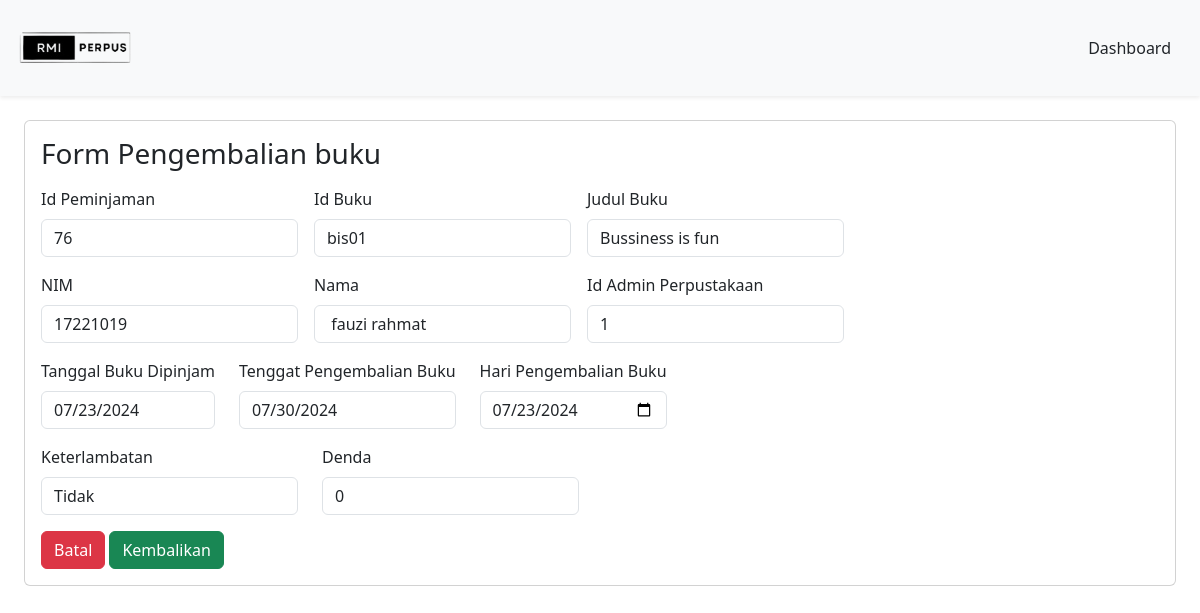
Page /DashboardMember/formPeminjaman/pengembalianBuku.php?id=76 (signed in) on the committed database.
### tables this page shows
CREATE TABLE `peminjaman` (
  `id_peminjaman` int(11) NOT NULL,
  `id_buku` varchar(20) NOT NULL,
  `nim` int(11) NOT NULL,
  `id_admin` int(11) NOT NULL,
  `tgl_peminjaman` date NOT NULL,
  `tgl_pengembalian` date NOT NULL
);

CREATE TABLE `buku` (
  `cover` varchar(255) NOT NULL,
  `id_buku` varchar(20) NOT NULL,
  `kategori` varchar(255) NOT NULL,
  `judul` varchar(255) NOT NULL,
  `pengarang` varchar(255) NOT NULL,
  `penerbit` varchar(255) NOT NULL,
  `tahun_terbit` date NOT NULL,
  `jumlah_halaman` int(11) NOT NULL,
  `buku_deskripsi` text NOT NULL
);

CREATE TABLE `member` (
  `nim` int(11) NOT NULL,
  `kode_member` varchar(12) NOT NULL,
  `nama` varchar(255) NOT NULL,
  `password` varchar(255) NOT NULL,
  `jenis_kelamin` varchar(20) NOT NULL,
  `no_tlp` varchar(15) NOT NULL,
  `tgl_pendaftaran` date NOT NULL
);

### config/config.php (called while the page is built, shortened)
<?php
$host = "127.0.0.1";
$username = "root";
$password = "";
$database_name = "perpustakaan";
$connection = mysqli_connect($host, $username, $password, $database_name);
function queryReadData($dataKategori) {
  global $connection;
  $result = mysqli_query($connection, $dataKategori);
  $items = [];
  while($item = mysqli_fetch_assoc($result)) {
    $items[] = $item;
  }
  return $items;
}
?>

### DashboardMember/formPeminjaman/pengembalianBuku.php (the view, shortened to what this page needs)
<?php
require "../../config/config.php";
$idPeminjaman = $_GET["id"];
$query = queryReadData("SELECT peminjaman.id_peminjaman, peminjaman.id_buku, buku.judul, peminjaman.nim, member.nama, peminjaman.id_admin, peminjaman.tgl_peminjaman, peminjaman.tgl_pengembalian
FROM peminjaman
INNER JOIN buku ON peminjaman.id_buku = buku.id_buku
INNER JOIN member ON peminjaman.nim = member.nim
WHERE peminjaman.id_peminjaman = $idPeminjaman");
?>
<!DOCTYPE html>
<html lang="en">
  <head>
    <link href="https://cdn.jsdelivr.net/npm/bootstrap@5.3.2/dist/css/bootstrap.min.css" rel="stylesheet">
  </head>
  <body>
    <nav class="navbar fixed-top bg-body-tertiary shadow-sm">
      <div class="container-fluid p-3">
        <a class="navbar-brand" href="#">
          <img src="../../assets/logohd.png" alt="logo" width="120px">
        </a>
        <a class="btn btn-tertiary" href="../dashboardMember.php">Dashboard</a>
      </div>
    </nav>
    <div class="p-4 mt-5">
      <div class="card p-3 mt-5">
    <form action="" method="post">
    <h3>Form Pengembalian buku</h3>
    <?php foreach ($query as $item) : ?>
    <div class="mt-3 d-flex flex-wrap gap-3">
     <div class="mb-3">
      <label for="exampleFormControlInput1" class="form-label">Id Peminjaman</label>
      <input type="number" class="form-control" placeholder="id peminjaman" name="id_peminjaman" id="id_peminjaman" value="<?= $item["id_peminjaman"]; ?>" readonly>
    </div>
     <div class="mb-3">
      <label for="exampleFormControlInput1" class="form-label">Id Buku</label>
      <input type="text" class="form-control" placeholder="id peminjaman" name="id_buku" id="id_buku" value="<?= $item["id_buku"]; ?>" readonly>
    </div>
     <div class="mb-3">
      <label for="exampleFormControlInput1" class="form-label">Judul Buku</label>
      <input type="text" class="form-control" placeholder="Judul Buku" name="judul" id="judul" value="<?= $item["judul"]; ?>" readonly>
    </div>
    </div>
  <div class="d-flex flex-wrap gap-3">
    <div class="mb-3">
      <label for="exampleFormControlInput1" class="form-label">NIM</label>
      <input type="number" class="form-control" placeholder="NIM" name="nim" id="nim" value="<?= $item["nim"]; ?>" readonly>
    </div>
    <div class="mb-3">
      <label for="exampleFormControlInput1" class="form-label">Nama</label>
      <input type="text" class="form-control" placeholder="Nama" name="nama" id="nama" value=" <?= $item["nama"]; ?>" readonly>
    </div>
    <div class="mb-3">
      <label for="exampleFormControlInput1" class="form-label">Id Admin Perpustakaan</label>
      <input type="number" class="form-control" placeholder="Id Admin" name="id_admin" id="id_admin" value="<?= $item["id_admin"]; ?>" readonly>
    </div>
  </div>
  <div class="d-flex flex-wrap gap-4">
    <div class="mb-3">
      <label for="exampleFormControlInput1" class="form-label">Tanggal Buku Dipinjam</label>
      <input type="date" class="form-control" name="tgl_peminjaman" id="tgl_peminjaman" value="<?= $item["tgl_peminjaman"]; ?>" readonly>
    </div>
    <div class="mb-3">
      <label for="exampleFormControlInput1" class="form-label">Tenggat Pengembalian Buku</label>
      <input type="date" class="form-control" name="tgl_pengembalian" id="tgl_pengembalian" value="<?= $item["tgl_pengembalian"]; ?>"  oninput="hitungDenda()" readonly>
    </div>
    <div class="mb-3">
      <label for="exampleFormControlInput1" class="form-label">Hari Pengembalian Buku</label>
      <input type="date" class="form-control" name="buku_kembali" id="buku_kembali" value="<?php echo date('Y-m-d');?>" oninput="hitungDenda()">
    </div>
  </div>
  <?php endforeach; ?>
  <div class="d-flex flex-wrap gap-4">
    <div class="mb-3">
      <label for="exampleFormControlInput1" class="form-label">Keterlambatan</label>
      <input type="text" class="form-control" name="keterlambatan" id="keterlambatan" oninput="hitungDenda()" readonly>
    </div>
    <div class="mb-3">
      <label for="exampleFormControlInput1" class="form-label">Denda</label>
       <input type="number" class="form-control" name="denda" id="denda" readonly>
    </div>
  </div>
  <a class="btn btn-danger" href="TransaksiPeminjaman.php"> Batal</a>
  <button type="submit" class="btn btn-success" name="kembalikan">Kembalikan</button>
    </form>
    </div>
  </div>
  </body>
</html>

### rows in the picture
peminjaman: id_peminjaman "76", id_buku "bis01", judul "Bussiness is fun", nim "17221019", nama "fauzi rahmat", id_admin "1", tgl_peminjaman "07/23/2024", tgl_pengembalian "07/30/2024"
